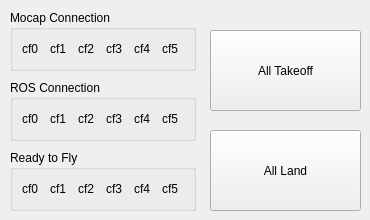
      <widget class="QWidget" name="tab_1">
       <attribute name="title">
        <string>All cfs status</string>
       </attribute>
       <widget class="QGroupBox" name="cfs_mocap">
        <property name="geometry">
         <rect>
          <x>10</x>
          <y>10</y>
          <width>186</width>
          <height>61</height>
         </rect>
        </property>
        <property name="title">
         <string>Mocap Connection</string>
        </property>
        <layout class="QGridLayout" name="gridLayout_2">
         <item row="0" column="6">
          <widget class="QLabel" name="cf5_mocap">
           <property name="text">
            <string>cf5</string>
           </property>
          </widget>
         </item>
         <item row="0" column="1">
          <widget class="QLabel" name="cf1_mocap">
           <property name="text">
            <string>cf1</string>
           </property>
          </widget>
         </item>
         <item row="0" column="5">
          <widget class="QLabel" name="cf4_mocap">
           <property name="text">
            <string>cf4</string>
           </property>
          </widget>
         </item>
         <item row="0" column="3">
          <widget class="QLabel" name="cf2_mocap">
           <property name="text">
            <string>cf2</string>
           </property>
          </widget>
         </item>
         <item row="0" column="4">
          <widget class="QLabel" name="cf3_mocap">
           <property name="text">
            <string>cf3</string>
           </property>
          </widget>
         </item>
         <item row="0" column="0">
          <widget class="QLabel" name="cf0_mocap">
           <property name="text">
            <string>cf0</string>
           </property>
          </widget>
         </item>
        </layout>
       </widget>
       <widget class="QGroupBox" name="cfs_rosconnect">
        <property name="geometry">
         <rect>
          <x>10</x>
          <y>80</y>
          <width>186</width>
          <height>61</height>
         </rect>
        </property>
        <property name="title">
         <string>ROS Connection</string>
        </property>
        <layout class="QGridLayout" name="gridLayout_4">
         <item row="1" column="5">
          <widget class="QLabel" name="cf5_rosc">
           <property name="text">
            <string>cf5</string>
           </property>
          </widget>
         </item>
         <item row="1" column="2">
          <widget class="QLabel" name="cf2_rosc">
           <property name="text">
            <string>cf2</string>
           </property>
          </widget>
         </item>
         <item row="1" column="3">
          <widget class="QLabel" name="cf3_rosc">
           <property name="text">
            <string>cf3</string>
           </property>
          </widget>
         </item>
         <item row="1" column="4">
          <widget class="QLabel" name="cf4_rosc">
           <property name="text">
            <string>cf4</string>
           </property>
          </widget>
         </item>
         <item row="1" column="1">
          <widget class="QLabel" name="cf1_rosc">
           <property name="text">
            <string>cf1</string>
           </property>
          </widget>
         </item>
         <item row="1" column="0">
          <widget class="QLabel" name="cf0_rosc">
           <property name="text">
            <string>cf0</string>
           </property>
          </widget>
         </item>
        </layout>
       </widget>
       <widget class="QGroupBox" name="cfs_connect">
        <property name="geometry">
         <rect>
          <x>10</x>
          <y>150</y>
          <width>186</width>
          <height>61</height>
         </rect>
        </property>
        <property name="title">
         <string>Ready to Fly</string>
        </property>
        <layout class="QGridLayout" name="gridLayout">
         <item row="0" column="0">
          <widget class="QLabel" name="cf0_con">
           <property name="text">
            <string>cf0</string>
           </property>
          </widget>
         </item>
         <item row="0" column="1">
          <widget class="QLabel" name="cf1_con">
           <property name="text">
            <string>cf1</string>
           </property>
          </widget>
         </item>
         <item row="0" column="2">
          <widget class="QLabel" name="cf2_con">
           <property name="text">
            <string>cf2</string>
           </property>
          </widget>
         </item>
         <item row="0" column="3">
          <widget class="QLabel" name="cf3_con">
           <property name="text">
            <string>cf3</string>
           </property>
          </widget>
         </item>
         <item row="0" column="4">
          <widget class="QLabel" name="cf4_con">
           <property name="text">
            <string>cf4</string>
           </property>
          </widget>
         </item>
         <item row="0" column="5">
          <widget class="QLabel" name="cf5_con">
           <property name="text">
            <string>cf5</string>
           </property>
          </widget>
         </item>
        </layout>
       </widget>
       <widget class="QPushButton" name="allcf_takoff">
        <property name="geometry">
         <rect>
          <x>210</x>
          <y>30</y>
          <width>151</width>
          <height>81</height>
         </rect>
        </property>
        <property name="text">
         <string>All Takeoff</string>
        </property>
       </widget>
       <widget class="QPushButton" name="allcf_land">
        <property name="geometry">
         <rect>
          <x>210</x>
          <y>130</y>
          <width>151</width>
          <height>81</height>
         </rect>
        </property>
        <property name="text">
         <string>All Land</string>
        </property>
       </widget>
      </widget>
